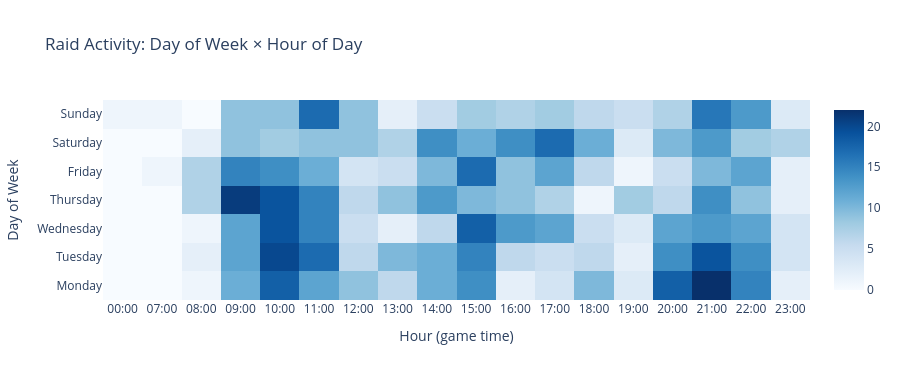

The notebook cell this image was saved under:
### Code cell
# Parse hour from filename: e.g. "Chambers of Xeric (42) 2024-01-15_18-30-00.png"
def parse_hour(file_name: str) -> int | None:
    m = re.search(r"(\d{4}-\d{2}-\d{2})_(\d{2})-(\d{2})-(\d{2})", file_name)
    return int(m.group(2)) if m else None

DAY_ORDER = ["Monday", "Tuesday", "Wednesday", "Thursday", "Friday", "Saturday", "Sunday"]
# Polars dt.weekday() is ISO: Monday=1 … Sunday=7
_WEEKDAY_MAP = {1: "Monday", 2: "Tuesday", 3: "Wednesday", 4: "Thursday",
                5: "Friday", 6: "Saturday", 7: "Sunday"}

heatmap_df = (
    df
    .with_columns([
        pl.col("date_completed").dt.weekday().alias("weekday_num"),
        pl.col("file_name").map_elements(parse_hour, return_dtype=pl.Int64).alias("hour"),
    ])
    .with_columns(
        pl.col("weekday_num")
        .map_elements(lambda x: _WEEKDAY_MAP[x], return_dtype=pl.Utf8)
        .alias("day_of_week")
    )
    .drop_nulls("hour")
    .group_by(["day_of_week", "hour"])
    .agg(pl.len().alias("raids"))
    .sort(["hour"])
    .to_pandas()
)

pivot = heatmap_df.pivot(index="day_of_week", columns="hour", values="raids").fillna(0)
pivot = pivot.reindex([d for d in DAY_ORDER if d in pivot.index])

fig = go.Figure(go.Heatmap(
    z=pivot.values,
    x=[f"{h:02d}:00" for h in pivot.columns],
    y=pivot.index.tolist(),
    colorscale="Blues",
    hovertemplate="%{y} %{x}: %{z} raids<extra></extra>",
))
fig.update_layout(
    title="Raid Activity: Day of Week × Hour of Day",
    xaxis_title="Hour (game time)",
    yaxis_title="Day of Week",
    height=380,
)
fig.show()

### Figure 1 — Plotly figure (JSON) as saved in the notebook; plotly's stock layout.template omitted (floating-point values rounded to 4 significant figures)
{"data": [{"colorscale": [[0, "rgb(247,251,255)"], [0.125, "rgb(222,235,247)"], [0.25, "rgb(198,219,239)"], [0.375, "rgb(158,202,225)"], [0.5, "rgb(107,174,214)"], [0.625, "rgb(66,146,198)"], [0.75, "rgb(33,113,181)"], [0.875, "rgb(8,81,156)"], [1, "rgb(8,48,107)"]], "hovertemplate": "%{y} %{x}: %{z} raids<extra></extra>", "type": "heatmap", "x": ["00:00", "07:00", "08:00", "09:00", "10:00", "11:00", "12:00", "13:00", "14:00", "15:00", "16:00", "17:00", "18:00", "19:00", "20:00", "21:00", "22:00", "23:00"], "y": ["Monday", "Tuesday", "Wednesday", "Thursday", "Friday", "Saturday", "Sunday"], "z": [[0.0, 0.0, 1.0, 11.0, 18.0, 12.0, 9.0, 6.0, 11.0, 14.0, 2.0, 4.0, 10.0, 3.0, 18.0, 22.0, 15.0, 2.0], [0.0, 0.0, 2.0, 12.0, 20.0, 17.0, 6.0, 10.0, 11.0, 15.0, 6.0, 5.0, 6.0, 2.0, 14.0, 19.0, 14.0, 4.0], [0.0, 0.0, 1.0, 12.0, 19.0, 15.0, 5.0, 2.0, 6.0, 18.0, 13.0, 12.0, 5.0, 3.0, 12.0, 13.0, 12.0, 4.0], [0.0, 0.0, 7.0, 21.0, 19.0, 15.0, 6.0, 9.0, 13.0, 10.0, 9.0, 7.0, 1.0, 8.0, 6.0, 14.0, 9.0, 2.0], [0.0, 1.0, 7.0, 15.0, 14.0, 11.0, 4.0, 5.0, 10.0, 17.0, 9.0, 12.0, 6.0, 1.0, 5.0, 10.0, 12.0, 2.0], [0.0, 0.0, 2.0, 9.0, 8.0, 9.0, 9.0, 7.0, 14.0, 11.0, 14.0, 17.0, 11.0, 3.0, 10.0, 13.0, 8.0, 7.0], [1.0, 1.0, 0.0, 9.0, 9.0, 17.0, 9.0, 2.0, 5.0, 8.0, 7.0, 8.0, 6.0, 5.0, 7.0, 16.0, 13.0, 3.0]]}], "layout": {"height": 380, "title": {"text": "Raid Activity: Day of Week × Hour of Day"}, "xaxis": {"title": {"text": "Hour (game time)"}}, "yaxis": {"title": {"text": "Day of Week"}}}}
